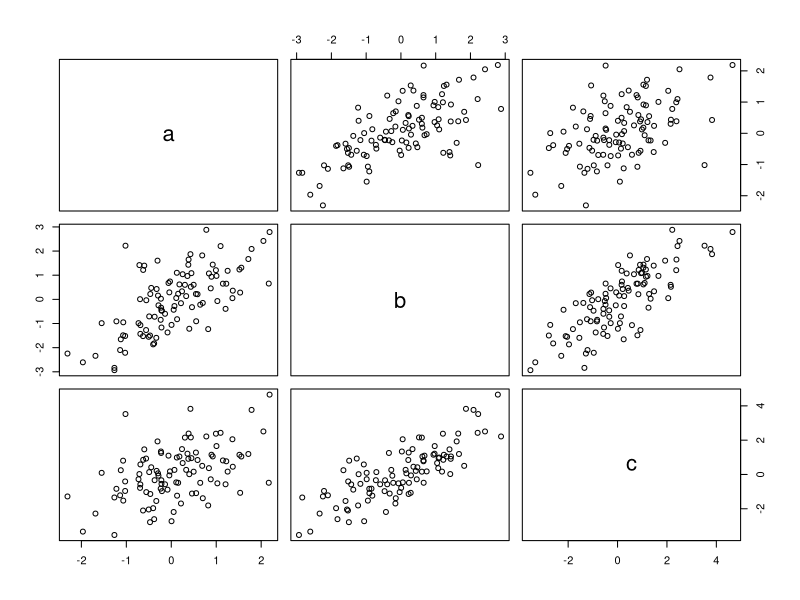
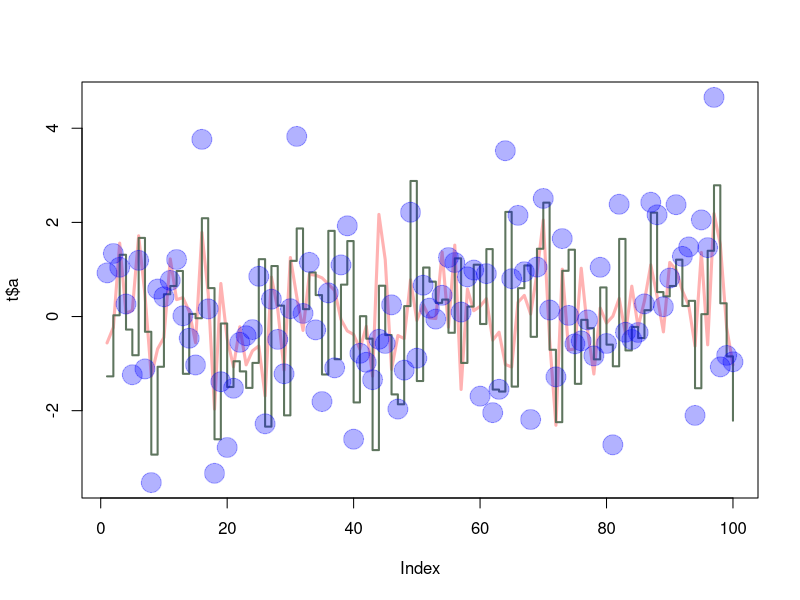

Reproduce these figures in R, in order.
# Set a seed for reproducibility
set.seed(123)

# Create three random normal vectors
x1 <- rnorm(100)
x2 <- rnorm(100)
x3 <- rnorm(100)

# Creating dataframe with columns a, b, and c
t <- data.frame(a = x1, b = x1 + x2, c = x1 + x2 + x3)

# Print standard deviation values
cat("Standard Deviation for Column 'a':", sd(t$a), "\n")
cat("Standard Deviation for Column 'b':", sd(t$b), "\n")
cat("Standard Deviation for Column 'c':", sd(t$c), "\n")

# Call plot function to visualize the data
plot(t)

# Add lines to the plot with rgb colors
plot(t$a, type = "l", ylim = range(t), lwd = 3, col = rgb(1, 0, 0, 0.3))  # Red with transparency
lines(t$b, type = "s", lwd = 2, col = rgb(0.3, 0.4, 0.3, 0.9))              # Greenish with transparency
points(t$c, pch = 20, cex = 4, col = rgb(0, 0, 1, 0.3))                   # Blue with transparency
